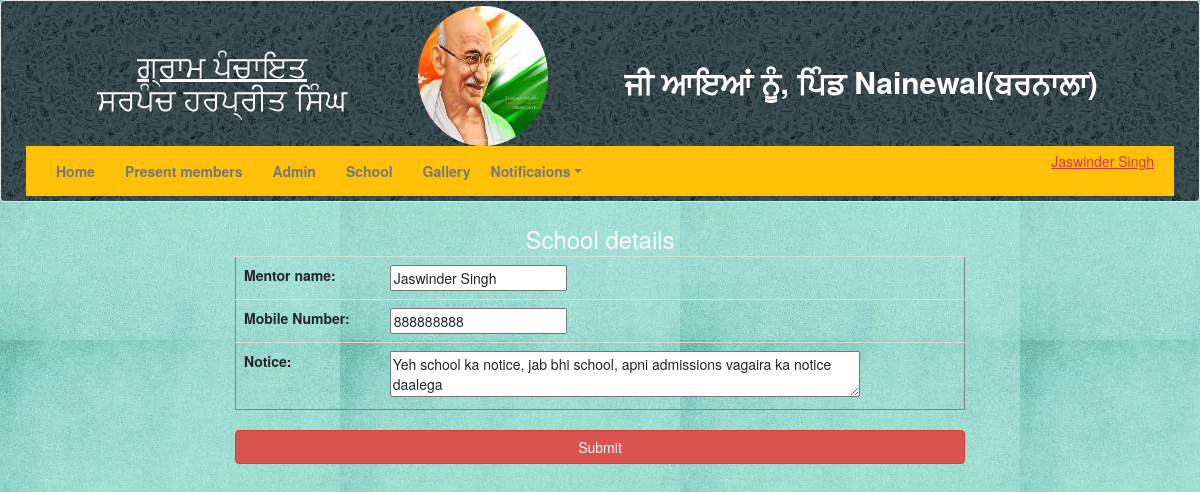
/edit/1 (signed in), run on the app's committed database.
### app/models.py (models this page shows)
class School_admission(models.Model):
    mentor_name = models.CharField(max_length = 100, blank = False)
    mobile_Number = models.IntegerField(blank=False, null=True)
    notice = models.CharField(max_length = 100, blank = False)

### app/views.py (the view)
# urls.py: path('edit/<int:id>', views.edit, name ='edit'),
@login_required(login_url='/login/')
def edit(request, id):
    query = School_admission.objects.get(id=id)
    if request.method == 'POST':
        form = School_Admission_Form(request.POST, instance=query)
        if form.is_valid():
            form.save()
        return redirect('show_data')
    else:
        form = School_Admission_Form(instance=query)
    return render(request, 'blog/edit.html', {'form': form})

### app/forms.py
class School_Admission_Form(forms.ModelForm):
	class Meta:
		model = School_admission
		fields = ['mentor_name', 'mobile_Number', 'notice']
		widgets = {
		'notice' : forms.Textarea(attrs={
			'rows' : '2',
			'cols' : '60',
			'maxlength' : '100',
			}),
		}

### app/templates/blog/edit.html (shortened to what this page needs)
{% extends 'blog/base.html' %}
{% load staticfiles %}
{% block body %}
<div class="container">
  <div class="row justify-content-center">
    <div class="col-8">
      <div class="text-white row justify-content-center" style="font-size: 2vw;">School details</div>
        <form method = "post" enctype="multipart/form-data" action="">
        <table class="table" frame="box">
          {{form}}
        </table>
        <input type="submit" class="btn btn-danger btn-block" value="Submit">
        </form>
      </div>
    </div>
  </div>
{% endblock %}

### data on the page
School_admission: mentor_name "Jaswinder Singh", mobile_Number "888888888", notice "Yeh school ka notice, jab bhi school, apni admissions vagaira ka notice daalega"
